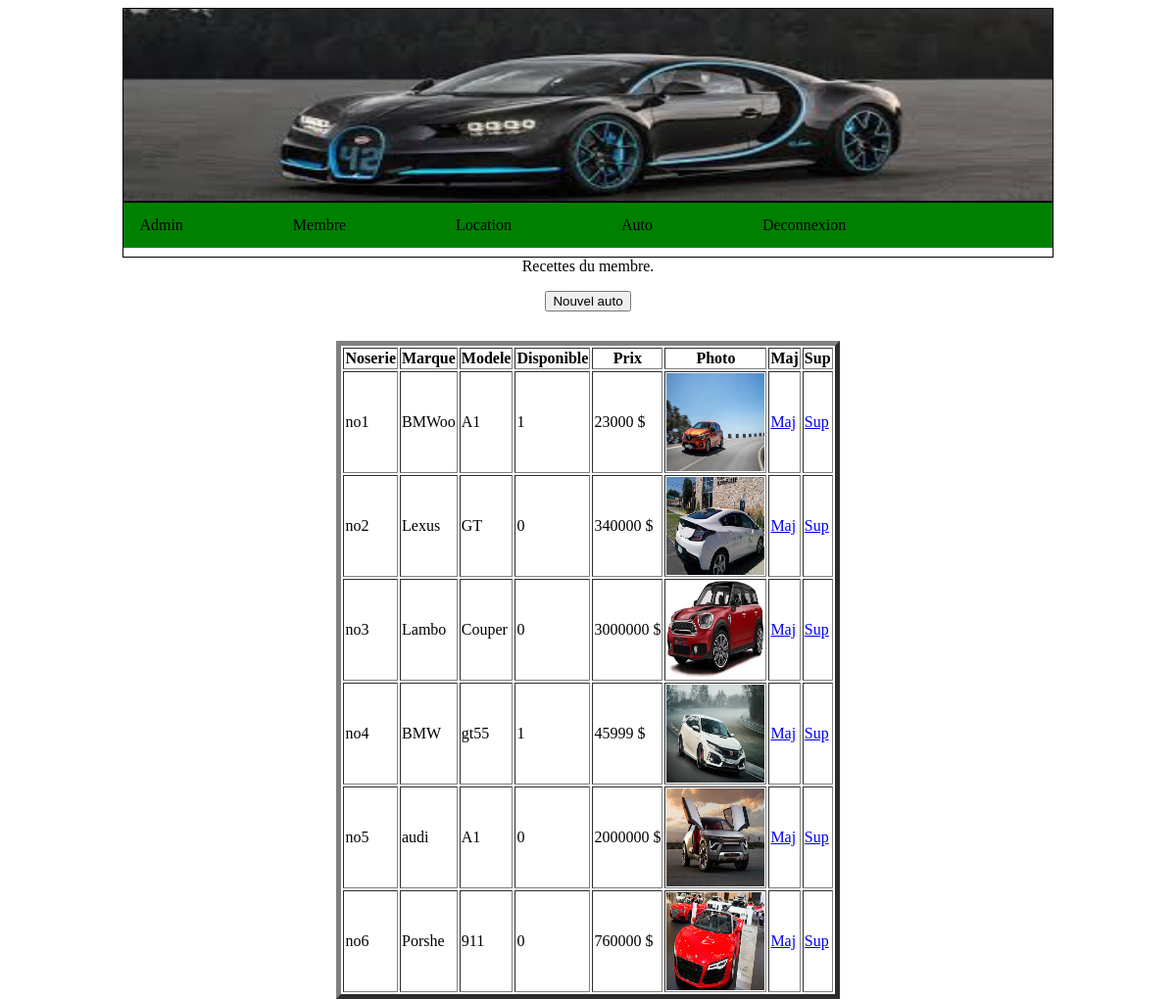
Page /admin.php?lien=adminauto (signed in) on the committed database.
### tables this page shows
CREATE TABLE `auto` (
  `noserie` varchar(30) NOT NULL,
  `marque` varchar(30) NOT NULL,
  `modele` varchar(30) NOT NULL,
  `disponible` tinyint(1) NOT NULL,
  `prix` decimal(10,0) NOT NULL,
  `photo` varchar(30) NOT NULL
);

### adminauto.php (the view, shortened to what this page needs)
<?php
echo "Recettes du membre.";
echo"<p><a href='admin.php?lien=insautoadmin'><input type='button' name='ins' value='Nouvel auto'></input></a>";
include("connect.php");
	if(isset($_GET["oper"]))
	{
		$oper=$_GET["oper"];
		switch($oper)
		{
			case "Maj":
				$idrecette=$_GET["idrecette"];
			break;
			case "Sup":
				$supidrecette=$_GET["idrecette"];
			$reqlisterecette2=mysqli_query($connect,"select * from recette") or die ("Erreur de selection 2");
					while($reqresultat2=mysqli_fetch_row($reqlisterecette2))
					{
						$listerecette2=$reqresultat2[1];
					}
				$reqsupclient=mysqli_query($connect,"delete from recette where idrecette='$supidrecette'") or die ("Erreur de suppression");
					$nbresup=mysqli_affected_rows($connect);
					if($nbresup > 0)
					{
						echo "Suppression de " . $listerecette2 . " reussi!";
					}
					else
					{
						echo "Echec de suppression";
					}
			break;
			case "Ins":
				$insidrecette=$_GET["idrecette"];
			break;
		}
	}
	else
	{
		$idrecette='';
	}
echo "<form method='post'>";
$reqlisterecette=mysqli_query($connect,"select * from auto ") or die ("Erreur de selection");
echo "<table border=5> <th>Noserie</th> <th>Marque</th> <th>Modele</th> <th>Disponible </th><th>Prix</th>
<th>Photo</th> <th>Maj</th><th>Sup</th>";
	while($reqresultat=mysqli_fetch_row($reqlisterecette))
	{
		$listenoserie=$reqresultat[0];
		$listemarque=$reqresultat[1];
		$listemodele=$reqresultat[2];
		$listedispo=$reqresultat[3];
		$listeprix=$reqresultat[4];
		$listephoto=$reqresultat[5];
		if($listenoserie==$idrecette)
		{
			echo "<tr>
			<td><input name='noserie' value='$listenoserie'></td>
			<td><input name='marque' value='$listemarque'></td>
			<td><input name='modele' value='$listemodele'></td>
			<td><input name='disponible' value='$listedispo'></td>
			<td><input name='prix' value='$listeprix'></td>
			<td><input name='photo' value='$listephoto' ></td>
			<td><input name='idmembre' value='$listeidmembre'></td>
			<td><input type='submit' name='update' value='Maj'></td>
				</tr>";
		}
		else
		{
		echo "<tr> <td>$listenoserie</td> <td>$listemarque</td> <td>$listemodele</td> <td>$listedispo</td>
   <td>$listeprix $</td> <td><img src='photo/$listephoto' style='height:100px;width:100px'></img></td>
	<td><a href='admin.php?lien=adminauto&idrecette=$listenoserie&oper=Maj'> Maj </a></td>
	<td><a href='admin.php?lien=adminauto&idrecette=$listenoserie&oper=Sup'> Sup </a></td>
	</tr>";
		}
	}
echo "</table>";
echo"</form>";
?>

### rows in the picture
auto: noserie "no1", marque "BMWoo", modele "A1", disponible "1", prix "23000", photo (picture)
auto: noserie "no2", marque "Lexus", modele "GT", disponible "0", prix "340000", photo (picture)
auto: noserie "no3", marque "Lambo", modele "Couper", disponible "0", prix "3000000", photo (picture)
auto: noserie "no4", marque "BMW", modele "gt55", disponible "1", prix "45999", photo (picture)
auto: noserie "no5", marque "audi", modele "A1", disponible "0", prix "2000000", photo (picture)
auto: noserie "no6", marque "Porshe", modele "911", disponible "0", prix "760000", photo (picture)
